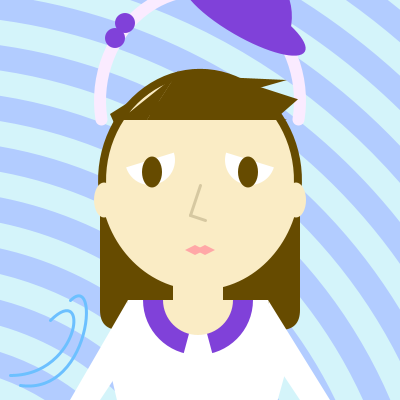
Frame 1 (no input)
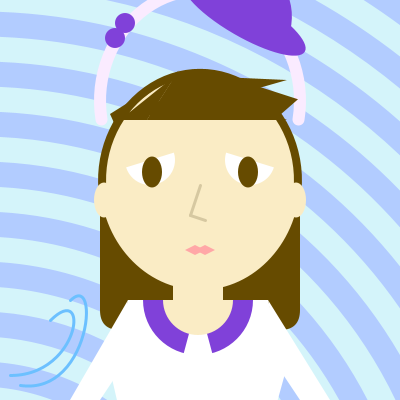
Frame 60 (the mouse pressed at the canvas centre just before this capture)
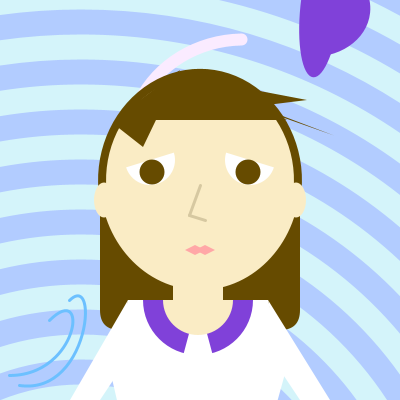
Frame 120 (the mouse held since frame 60 and released just before this capture)

The Processing sketch that drew these frames (run headless with seeded random() and noise(); from frame 60 on, the mouse is pressed at the canvas centre):

// Processing sketch: processing_93687
// ── processing_93687.pde

  float wormsize;
void setup(){
  size(400, 400);
  smooth();
  wormsize = 70;
}

void draw(){
  //background(227, 196, 255);
  if(wormsize > width){
     wormsize = 10;
  }
  else{
  wormsize = wormsize*1.01;
  }
  
  //background
  noStroke();
    fill(212, 244, 250);
  ellipse(wormsize-150, 600, wormsize+1600, wormsize+1600);
  fill(178, 204, 255);
  ellipse(wormsize-150, 600, wormsize+1550, wormsize+1550);
    fill(212, 244, 250);
  ellipse(wormsize-150, 600, wormsize+1500, wormsize+1500);
  fill(178, 204, 255);
  ellipse(wormsize-150, 600, wormsize+1450, wormsize+1450);
    fill(212, 244, 250);
  ellipse(wormsize-150, 600, wormsize+1400, wormsize+1400);
  fill(178, 204, 255);
  ellipse(wormsize-150, 600, wormsize+1350, wormsize+1350);
    fill(212, 244, 250);
  ellipse(wormsize-150, 600, wormsize+1300, wormsize+1300);
  fill(178, 204, 255);
  ellipse(wormsize-150, 600, wormsize+1250, wormsize+1250);
    fill(212, 244, 250);
  ellipse(wormsize-150, 600, wormsize+1200, wormsize+1200);
  fill(178, 204, 255);
  ellipse(wormsize-150, 600, wormsize+1150, wormsize+1150);
    fill(212, 244, 250);
  ellipse(wormsize-150, 600, wormsize+1100, wormsize+1100);
  fill(178, 204, 255);
  ellipse(wormsize-150, 600, wormsize+1050, wormsize+1050);
    fill(212, 244, 250);
  ellipse(wormsize-150, 600, wormsize+1000, wormsize+1000);
  fill(178, 204, 255);
  ellipse(wormsize-150, 600, wormsize+950, wormsize+950);
    fill(212, 244, 250);
  ellipse(wormsize-150, 600, wormsize+900, wormsize+900);
  fill(178, 204, 255);
  ellipse(wormsize-150, 600, wormsize+850, wormsize+850);
    fill(212, 244, 250);
  ellipse(wormsize-150, 600, wormsize+800, wormsize+800);
  fill(178, 204, 255);
  ellipse(wormsize-150, 600, wormsize+750, wormsize+750);
    fill(212, 244, 250);
  ellipse(wormsize-150, 600, wormsize+700, wormsize+700);
  fill(178, 204, 255);
  ellipse(wormsize-150, 600, wormsize+650, wormsize+650);
    fill(212, 244, 250);
  ellipse(wormsize-150, 600, wormsize+600, wormsize+600);
  fill(178, 204, 255);
  ellipse(wormsize-150, 600, wormsize+550, wormsize+550);
    fill(212, 244, 250);
  ellipse(wormsize-150, 600, wormsize+500, wormsize+500);
  fill(178, 204, 255);
  ellipse(wormsize-150, 600, wormsize+450, wormsize+450);
    fill(212, 244, 250);
  ellipse(wormsize-150, 600, wormsize+400, wormsize+400);
  fill(178, 204, 255);
  ellipse(wormsize-150, 600, wormsize+350, wormsize+350);
    fill(212, 244, 250);
  ellipse(wormsize-150, 600, wormsize+300, wormsize+300);
  fill(178, 204, 255);
  ellipse(wormsize-150, 600, wormsize+250, wormsize+250);
    fill(212, 244, 250);
  ellipse(wormsize-150, 600, wormsize+200, wormsize+200);
  fill(178, 204, 255);
  ellipse(wormsize-150, 600, wormsize+150, wormsize+150);
    fill(212, 244, 250);
  ellipse(wormsize-150, 600, wormsize+100, wormsize+100);
  fill(178, 204, 255);
  ellipse(wormsize-150, 600, wormsize+50, wormsize+50);
    fill(212, 244, 250);
  ellipse(wormsize-150, 600, wormsize, wormsize);

  //hair band
  
  float band_rotation = -mouseX/2;
  
  translate(mouseX/5, -(400-mouseY)/5);
  
  translate(200, 180);
  rotate(radians(band_rotation));
  translate(-200, -180);
  
  noFill();
  stroke(250, 235, 255);
  strokeWeight(12);
  arc(200, 180, 200, 220, PI-radians(10), PI+PI+radians(10));
  noStroke();
  fill(128, 65, 217);
  ellipse(115, 118, 20, 20);
  ellipse(125, 103, 20, 20);  
  
  translate(200, 180);
  rotate(radians(-band_rotation));
  translate(-200, -180);
  
  translate(-mouseX/5, (400-mouseY)/5);
  
  //bottom hair
  fill(102, 75, 0);
  rect(100, 200, 200, 130, 1, 1, 20, 20);

  //face
  fill(250, 236, 197);
  noStroke();
  ellipse(200, 180, 200, 220);
    
  //left eye
  fill(255, 255, 255);
  noStroke();
  arc(150, 160, 50, 50, -0.3, PI-0.3);
  fill(102, 75, 0);
  ellipse(152, 172, 20+mouseX/35, 20+(400-mouseY)/35);
  
  //right eye
  fill(255, 255, 255);
  noStroke();
  arc(250, 160, 50, 50, 0.3, PI+0.3);
  fill(102, 75, 0);
  ellipse(248, 172, 20+mouseX/35, 20+(400-mouseY)/35);
  
  //up hair
  noFill();
  stroke(102, 75, 0);
  strokeWeight(8);
  arc(200, 180, 195, 215, PI-radians(10), PI+PI+radians(10));
  
  //front hair
  fill(102, 75, 0);
  noStroke();
  triangle(176, 75, 147, 120, 287+(mouseX/10), 120-(height/10-(mouseY/10)));
  triangle(176, 75, 147, 120, 120, 120);
  triangle(176, 75, 147, 120, 287, 120);
  quad(176, 75, 287, 123, 260, 92, 220, 72);
  quad(122, 115, 226+(mouseX/6), 142-(height/6-(mouseY/6)), 298+(mouseX/5.5), 172-(height/5.5-(mouseY/5.5)), 280, 115);
  quad(180, 70, 110+(mouseX/6), 180-(height/6-(mouseY/6)), 115, 125, 120, 115);
  
  //hat
  float hat_rotation = 30+mouseX/3;
  
  fill(128, 65, 217);
  
  translate(mouseX/5, -(400-mouseY)/5);
  
  translate(300, 100);
  rotate(radians(hat_rotation));
  translate(-300, -100);
 
  ellipse(250, 125, 140, 40);
  arc(250, 135, 100, 120, PI, PI+PI);
 
  translate(300, 100);
  rotate(radians(-hat_rotation));
  translate(-300, -100);


  translate(-mouseX/5, (400-mouseY)/5);
  
  
  //clothes
  noStroke();
  fill(255, 255, 255);
  quad(128, 300, 268, 300, 286, 370, 110, 370);
  quad(140, 500, 250, 500, 286, 370, 110, 370);
  quad(128, 300, 70, 400, 100, 400, 120, 370);
  quad(268, 300, 330, 400, 300, 400, 280, 370);
  fill(128, 65, 217);
  arc(198, 300, 110, 110, 0, PI);
  fill(255, 255, 255);
  arc(198, 300, 115, 115, radians(75), PI-radians(75));
  
  //neck
  fill(250, 236, 197);
  noStroke();
  rect(173, 285, 50, 20);
  arc(198, 300, 70, 70, 0, PI);
  
  //nose
  stroke(214, 200, 161);
  strokeWeight(3);
  line(200, 185, 190, 215);
  line(190, 215, 205, 220);
  
  //lips
  fill(255, 167, 167);
  noStroke();
  quad(205, 250, 195, 245, 185, 250, 195, 255);
  quad(215, 250, 205, 245, 195, 250, 205, 255);
  
  //ears
  fill(250, 236, 197);
  noStroke();
  ellipse(104, 200, 20, 35);
  ellipse(296, 200, 20, 35);
  
  //starting wind
  noFill();
  stroke(108, 192, 255);
  strokeWeight(3);
  bezier(50, 320, 90, 280, 80, 375, 10, 375);
  bezier(70, 300, 100, 270, 90, 395, 20, 385);
  
}
